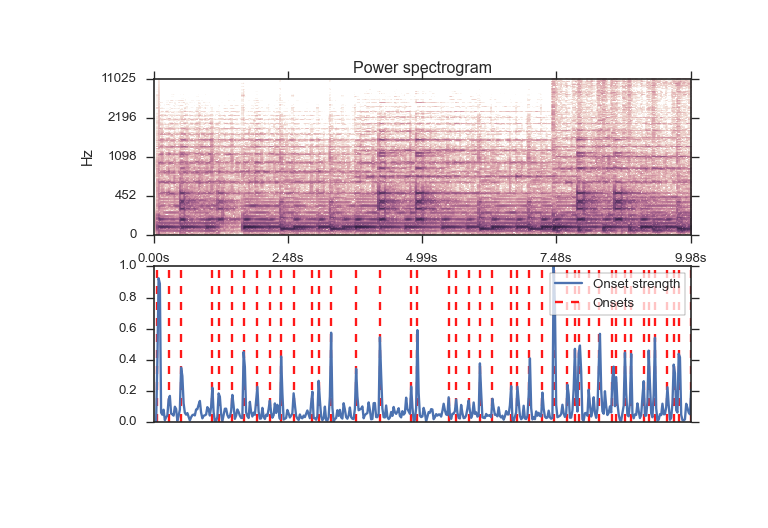

Generate this figure with Python:
# Get onset times from a signal

y, sr = librosa.load(librosa.util.example_audio_file(),
                     duration=10.0)
onset_frames = librosa.onset.onset_detect(y=y, sr=sr)
librosa.frames_to_time(onset_frames[:20], sr=sr)
# array([ 0.07 ,  0.279,  0.511,  0.859,  1.091,  1.207,  1.463,
# 1.672,  1.904,  2.159,  2.368,  2.601,  2.949,  3.065,
# 3.297,  3.529,  3.762,  3.994,  4.203,  4.69 ])

# Or use a pre-computed onset envelope

o_env = librosa.onset.onset_strength(y, sr=sr)
onset_frames = librosa.onset.onset_detect(onset_envelope=o_env, sr=sr)

import matplotlib.pyplot as plt
D = np.abs(librosa.stft(y))**2
plt.figure()
plt.subplot(2, 1, 1)
librosa.display.specshow(librosa.logamplitude(D, ref_power=np.max),
                         x_axis='time', y_axis='log')
plt.title('Power spectrogram')
plt.subplot(2, 1, 2)
plt.plot(o_env, label='Onset strength')
plt.vlines(onset_frames, 0, o_env.max(), color='r', alpha=0.9,
           linestyle='--', label='Onsets')
plt.xticks([])
plt.axis('tight')
plt.legend(frameon=True, framealpha=0.75)
